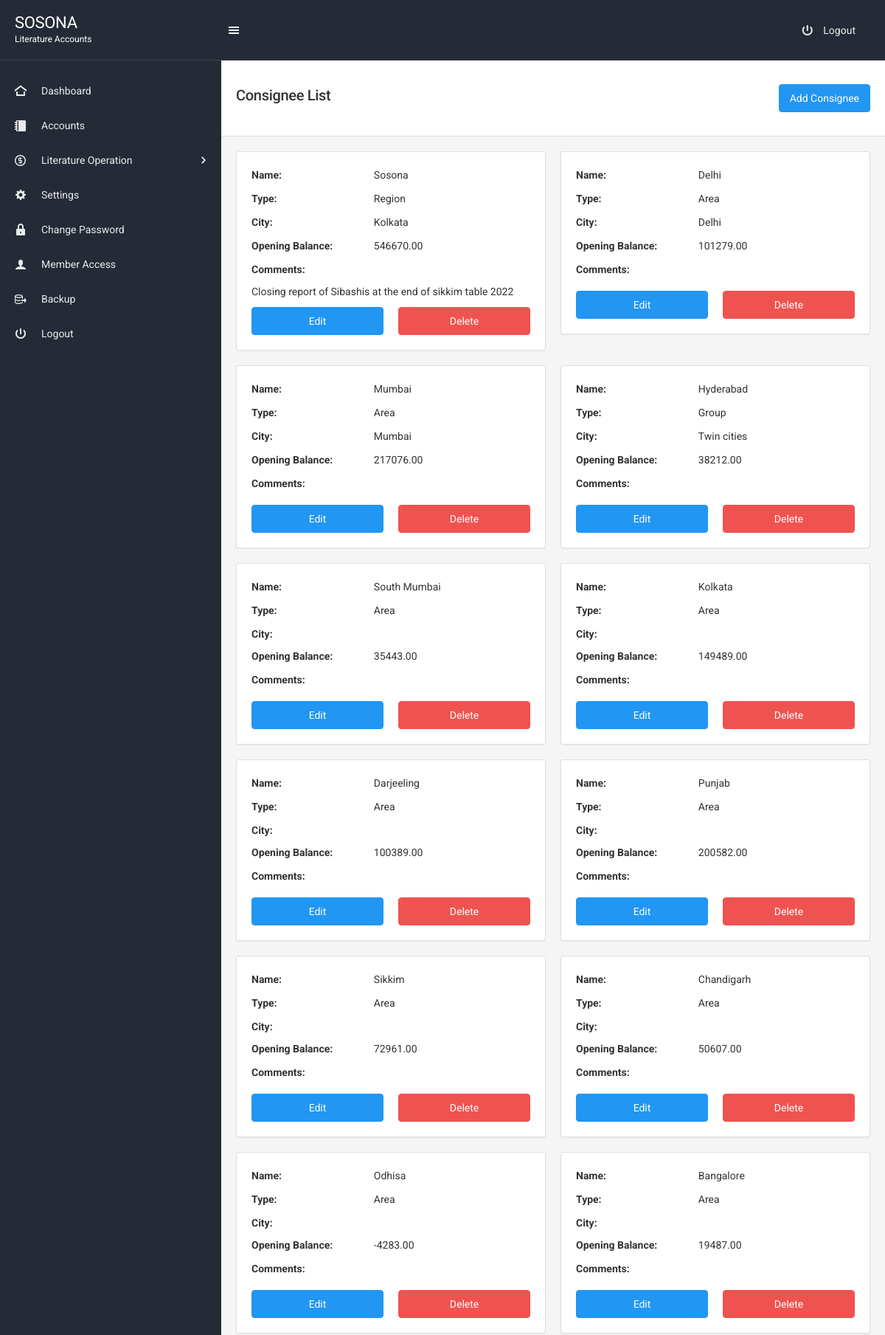
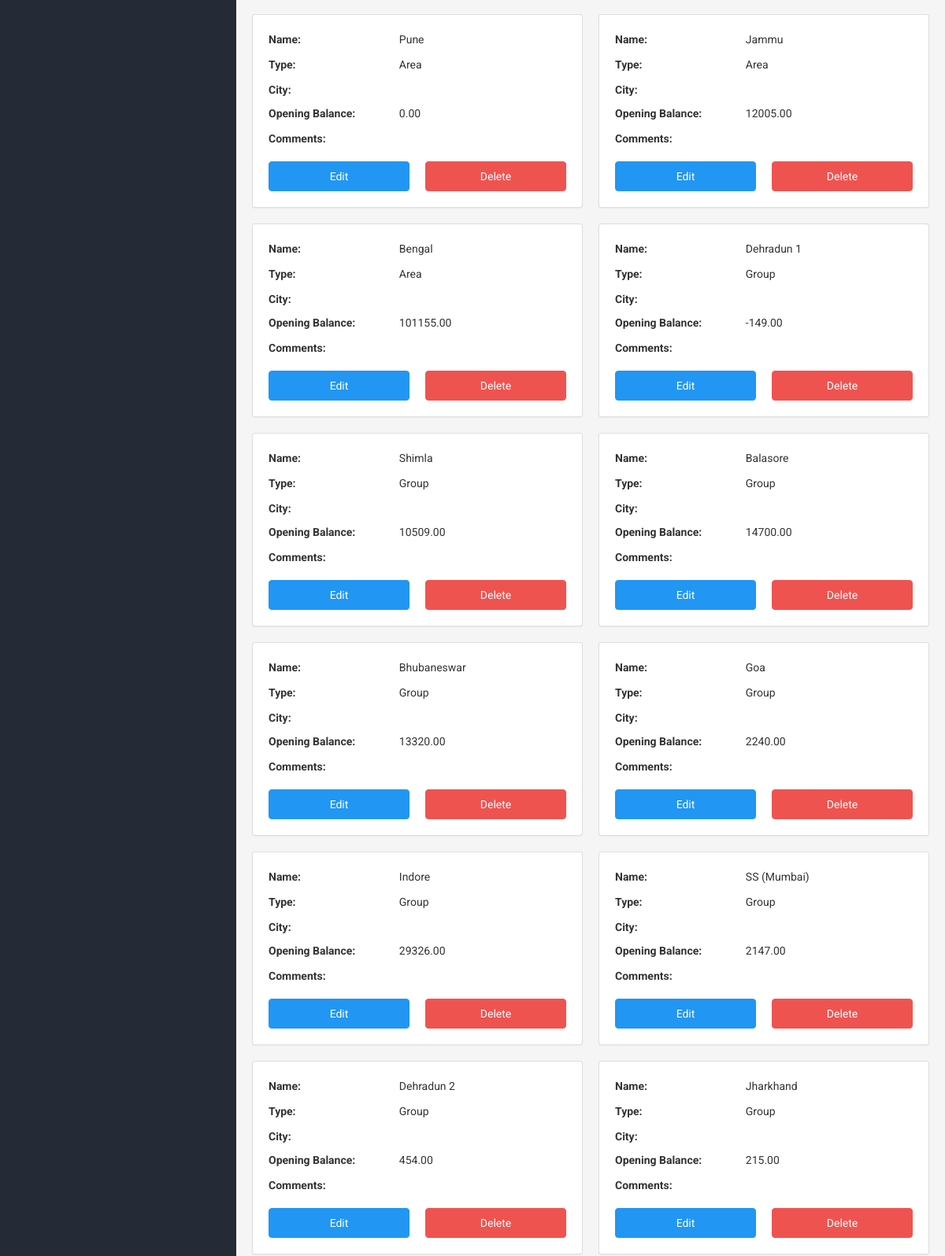
The page /consignee-copy.php (signed in, upper part) on the database its author committed (2 pictures, top to bottom).
### tables this page shows
CREATE TABLE `consignee` (
  `id` int(11) NOT NULL,
  `name` varchar(255) NOT NULL,
  `entry_type` varchar(255) NOT NULL COMMENT '1=sosona,2=area,3=group',
  `city` varchar(255) NOT NULL,
  `opening_bal_amt` float(9,2) NOT NULL,
  `as_on_date` date NOT NULL,
  `comments` longtext NOT NULL
);

### consignee-copy.php (the view, shortened to what this page needs)
<?php
include "includes/header.php";
?>
<?php
include "includes/top-navbar.php";
 ?>
<div class="page-content">
    <?php
    include "includes/left-sidebar.php";
     ?>
    <div class="content-wrapper">
        <div class="content-inner">
            <div class="page-header page-header-light">
                <div class="page-header-content header-elements-lg-inline">
                    <div class="page-title d-flex w-100">
                        <h4 class="mr-auto"><span class="font-weight-semibold">Consignee List</span></h4>
                        <a href="consignee-add-edit.php" class="btn btn-primary">Add Consignee</a>
                    </div>
                </div>
            </div>
            <div class="content">
                <div class="row">
                      <?php
                      $sel="SELECT *  FROM  consignee";
                      $rs=$conn->query($sel);
                      while($row=$rs->fetch_assoc()){
                    ?>
                    <div class="col-sm-6">
                        <div class="card">
                            <div class="card-body">
                                <div class="row">
                                    <div class="col-sm-5">
                                       <label class="font-weight-bold">Name:</label>
                                    </div>
                                    <div class="col-sm-7">
                                       <p><?php echo $row['name']; ?></p>
                                    </div>
                                </div>
                                <div class="row">
                                    <div class="col-sm-5">
                                       <label class="font-weight-bold">Type:</label>
                                    </div>
                                    <div class="col-sm-7">
                                       <p><?php echo $row['entry_type']; ?></p>
                                    </div>
                                </div>
                                <div class="row">
                                    <div class="col-sm-5">
                                       <label class="font-weight-bold">City:</label>
                                    </div>
                                    <div class="col-sm-7">
                                       <p><?php echo $row['city']; ?></p>
                                    </div>
                                </div>
                                <div class="row">
                                    <div class="col-sm-5">
                                       <label class="font-weight-bold">Opening Balance:</label>
                                    </div>
                                    <div class="col-sm-7">
                                       <p><?php echo $row['opening_bal_amt']; ?></p>
                                    </div>
                                </div>
                                <div class="row">
                                    <div class="col-sm-12">
                                       <label class="font-weight-bold">Comments:</label>
                                    </div>
                                    <div class="col-sm-12">
                                       <p><?php echo $row['comments']; ?></p>
                                    </div>
                                </div>
                                <div class="row">
                                    <div class="col-sm-6 mb-2 mb-sm-0">
                                       <a href="consignee-add-edit.php?id=<?php echo $row['id'];?>" class="btn btn-primary w-100">Edit</a>
                                    </div>
                                    <div class="col-sm-6">
                                       <a href="#" class="btn btn-danger w-100" data-toggle="modal" data-target="#confirmDeletet<?php echo $row['id'] ?>">Delete</a>
                                    </div>
                                </div>
                            </div>
                        </div>
                    </div>
                    <?php
                    }
                    ?>
                </div>
            </div>
<?php include "includes/footer.php"; ?>

### rows shown on the page
consignee: name "Sosona", entry_type "Region", city "Kolkata", opening_bal_amt "546670.00", comments "Closing report of Sibashis at the end of sikkim table 2022"
consignee: name "Delhi", entry_type "Area", city "Delhi", opening_bal_amt "101279.00"
consignee: name "Mumbai", entry_type "Area", city "Mumbai", opening_bal_amt "217076.00"
consignee: name "Hyderabad", entry_type "Group", city "Twin cities", opening_bal_amt "38212.00"
consignee: name "South Mumbai", entry_type "Area", opening_bal_amt "35443.00"
consignee: name "Kolkata", entry_type "Area", opening_bal_amt "149489.00"
consignee: name "Darjeeling", entry_type "Area", opening_bal_amt "100389.00"
consignee: name "Punjab", entry_type "Area", opening_bal_amt "200582.00"
consignee: name "Sikkim", entry_type "Area", opening_bal_amt "72961.00"
consignee: name "Chandigarh", entry_type "Area", opening_bal_amt "50607.00"
consignee: name "Odhisa", entry_type "Area", opening_bal_amt "-4283.00"
consignee: name "Bangalore", entry_type "Area", opening_bal_amt "19487.00"
consignee: name "Pune", entry_type "Area", opening_bal_amt "0.00"
consignee: name "Jammu", entry_type "Area", opening_bal_amt "12005.00"
consignee: name "Bengal", entry_type "Area", opening_bal_amt "101155.00"
consignee: name "Dehradun 1", entry_type "Group", opening_bal_amt "-149.00"
consignee: name "Shimla", entry_type "Group", opening_bal_amt "10509.00"
consignee: name "Balasore", entry_type "Group", opening_bal_amt "14700.00"
consignee: name "Bhubaneswar", entry_type "Group", opening_bal_amt "13320.00"
consignee: name "Goa", entry_type "Group", opening_bal_amt "2240.00"
consignee: name "Indore", entry_type "Group", opening_bal_amt "29326.00"
consignee: name "SS (Mumbai)", entry_type "Group", opening_bal_amt "2147.00"
consignee: name "Dehradun 2", entry_type "Group", opening_bal_amt "454.00"
consignee: name "Jharkhand", entry_type "Group", opening_bal_amt "215.00"
